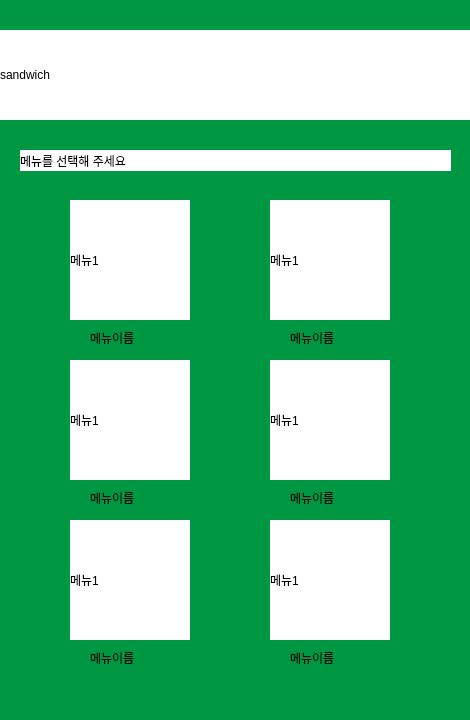
<?xml version="1.0" encoding="UTF-8"?>
<ui version="4.0">
 <class>Form</class>
 <widget class="QWidget" name="Form">
  <property name="geometry">
   <rect>
    <x>0</x>
    <y>0</y>
    <width>470</width>
    <height>720</height>
   </rect>
  </property>
  <property name="minimumSize">
   <size>
    <width>470</width>
    <height>720</height>
   </size>
  </property>
  <property name="maximumSize">
   <size>
    <width>470</width>
    <height>720</height>
   </size>
  </property>
  <property name="windowTitle">
   <string>Form</string>
  </property>
  <property name="styleSheet">
   <string notr="true">background: rgb(0, 151, 67);</string>
  </property>
  <widget class="QLabel" name="label">
   <property name="geometry">
    <rect>
     <x>0</x>
     <y>30</y>
     <width>470</width>
     <height>90</height>
    </rect>
   </property>
   <property name="minimumSize">
    <size>
     <width>470</width>
     <height>90</height>
    </size>
   </property>
   <property name="maximumSize">
    <size>
     <width>470</width>
     <height>90</height>
    </size>
   </property>
   <property name="styleSheet">
    <string notr="true">background: rgb(255, 255, 255);</string>
   </property>
   <property name="text">
    <string>sandwich</string>
   </property>
  </widget>
  <widget class="QLabel" name="img1">
   <property name="geometry">
    <rect>
     <x>70</x>
     <y>200</y>
     <width>120</width>
     <height>120</height>
    </rect>
   </property>
   <property name="minimumSize">
    <size>
     <width>120</width>
     <height>120</height>
    </size>
   </property>
   <property name="styleSheet">
    <string notr="true">background: rgb(255, 255, 255);</string>
   </property>
   <property name="text">
    <string>메뉴1</string>
   </property>
  </widget>
  <widget class="QLabel" name="img2">
   <property name="geometry">
    <rect>
     <x>270</x>
     <y>200</y>
     <width>120</width>
     <height>120</height>
    </rect>
   </property>
   <property name="minimumSize">
    <size>
     <width>120</width>
     <height>120</height>
    </size>
   </property>
   <property name="styleSheet">
    <string notr="true">background: rgb(255, 255, 255);</string>
   </property>
   <property name="text">
    <string>메뉴1</string>
   </property>
  </widget>
  <widget class="QLabel" name="img3">
   <property name="geometry">
    <rect>
     <x>70</x>
     <y>360</y>
     <width>120</width>
     <height>120</height>
    </rect>
   </property>
   <property name="minimumSize">
    <size>
     <width>120</width>
     <height>120</height>
    </size>
   </property>
   <property name="styleSheet">
    <string notr="true">background: rgb(255, 255, 255);</string>
   </property>
   <property name="text">
    <string>메뉴1</string>
   </property>
  </widget>
  <widget class="QLabel" name="img4">
   <property name="geometry">
    <rect>
     <x>270</x>
     <y>360</y>
     <width>120</width>
     <height>120</height>
    </rect>
   </property>
   <property name="minimumSize">
    <size>
     <width>120</width>
     <height>120</height>
    </size>
   </property>
   <property name="styleSheet">
    <string notr="true">background: rgb(255, 255, 255);</string>
   </property>
   <property name="text">
    <string>메뉴1</string>
   </property>
  </widget>
  <widget class="QLabel" name="img5">
   <property name="geometry">
    <rect>
     <x>70</x>
     <y>520</y>
     <width>120</width>
     <height>120</height>
    </rect>
   </property>
   <property name="minimumSize">
    <size>
     <width>120</width>
     <height>120</height>
    </size>
   </property>
   <property name="styleSheet">
    <string notr="true">background: rgb(255, 255, 255);</string>
   </property>
   <property name="text">
    <string>메뉴1</string>
   </property>
  </widget>
  <widget class="QLabel" name="img6">
   <property name="geometry">
    <rect>
     <x>270</x>
     <y>520</y>
     <width>120</width>
     <height>120</height>
    </rect>
   </property>
   <property name="minimumSize">
    <size>
     <width>120</width>
     <height>120</height>
    </size>
   </property>
   <property name="styleSheet">
    <string notr="true">background: rgb(255, 255, 255);</string>
   </property>
   <property name="text">
    <string>메뉴1</string>
   </property>
  </widget>
  <widget class="QLabel" name="name1">
   <property name="geometry">
    <rect>
     <x>90</x>
     <y>330</y>
     <width>81</width>
     <height>16</height>
    </rect>
   </property>
   <property name="text">
    <string>메뉴이름</string>
   </property>
  </widget>
  <widget class="QLabel" name="name2">
   <property name="geometry">
    <rect>
     <x>290</x>
     <y>330</y>
     <width>81</width>
     <height>16</height>
    </rect>
   </property>
   <property name="text">
    <string>메뉴이름</string>
   </property>
  </widget>
  <widget class="QLabel" name="name3">
   <property name="geometry">
    <rect>
     <x>90</x>
     <y>490</y>
     <width>81</width>
     <height>16</height>
    </rect>
   </property>
   <property name="text">
    <string>메뉴이름</string>
   </property>
  </widget>
  <widget class="QLabel" name="name4">
   <property name="geometry">
    <rect>
     <x>290</x>
     <y>490</y>
     <width>81</width>
     <height>16</height>
    </rect>
   </property>
   <property name="text">
    <string>메뉴이름</string>
   </property>
  </widget>
  <widget class="QLabel" name="name5">
   <property name="geometry">
    <rect>
     <x>90</x>
     <y>650</y>
     <width>81</width>
     <height>16</height>
    </rect>
   </property>
   <property name="text">
    <string>메뉴이름</string>
   </property>
  </widget>
  <widget class="QLabel" name="name6">
   <property name="geometry">
    <rect>
     <x>290</x>
     <y>650</y>
     <width>81</width>
     <height>16</height>
    </rect>
   </property>
   <property name="text">
    <string>메뉴이름</string>
   </property>
  </widget>
  <widget class="QLabel" name="menubar">
   <property name="geometry">
    <rect>
     <x>20</x>
     <y>150</y>
     <width>431</width>
     <height>21</height>
    </rect>
   </property>
   <property name="styleSheet">
    <string notr="true">background: rgb(255, 255, 255);</string>
   </property>
   <property name="text">
    <string>메뉴를 선택해 주세요</string>
   </property>
  </widget>
 </widget>
 <resources/>
 <connections/>
</ui>
